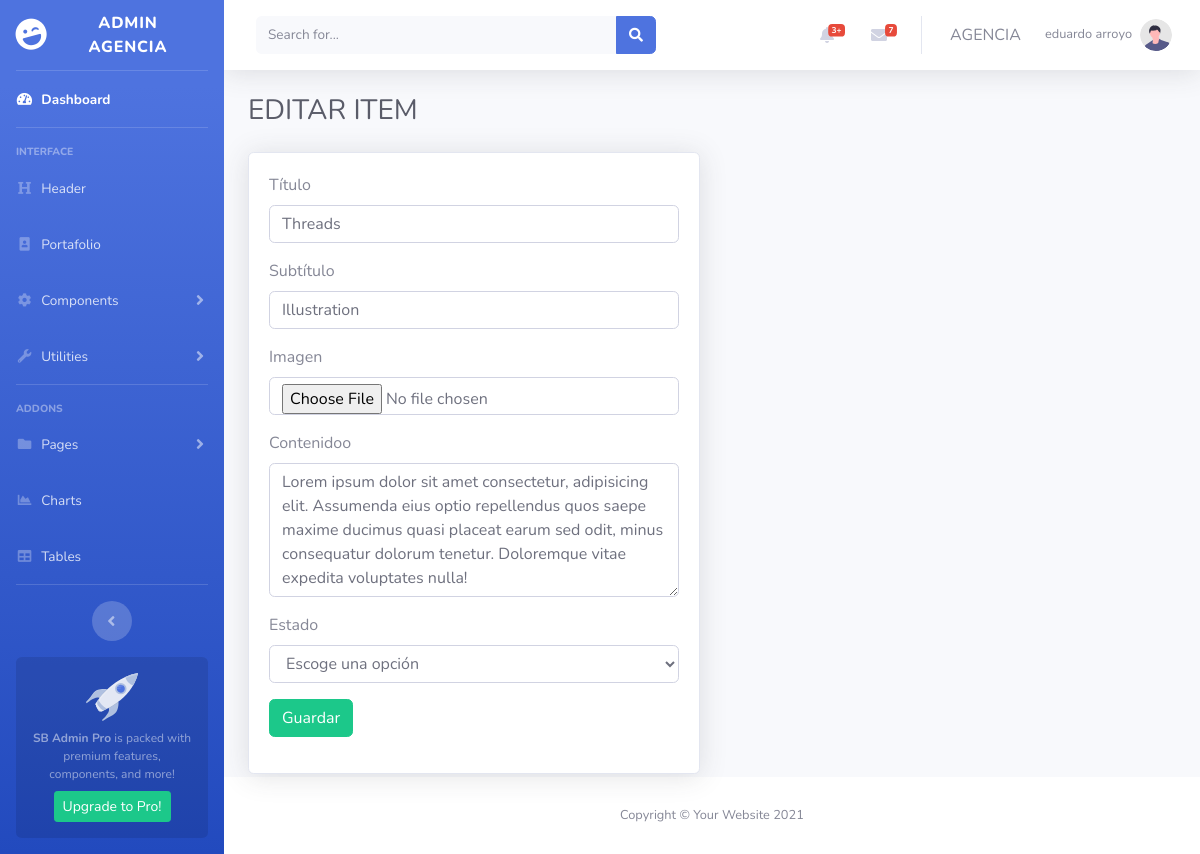
Page /admin/index.php?portafolio_edit=1 (signed in) on the committed database.
### tables this page shows
CREATE TABLE `portafolio` (
  `port_id` int(10) UNSIGNED NOT NULL,
  `port_titulo` varchar(20) NOT NULL,
  `port_subtitulo` varchar(20) NOT NULL,
  `port_img` text NOT NULL,
  `port_contenido` text NOT NULL,
  `port_fecha` date NOT NULL,
  `port_user_id` int(11) NOT NULL,
  `port_status` varchar(20) DEFAULT NULL,
  `port_vistas` int(11) DEFAULT 0
);

### resources/controllers/helpers.php (called while the page is built, shortened)
<?php
    function query($consulta){
        global $conexion;
        return mysqli_query($conexion, $consulta);
    }
    function fetch_array($query){
        return mysqli_fetch_array($query);
    }
    function limpiar_string($str){
        global $conexion;
        return mysqli_real_escape_string($conexion, $str);
    }
    function get_data_anyTable($tabla, $campo, $id){
        $query = query("SELECT * FROM {$tabla} WHERE {$campo} = {$id}");
        return fetch_array($query);
    }
?>

### resources/views/back/portafolio_edit.php (the view, shortened to what this page needs)
<div class="container-fluid">
    <div class="d-sm-flex align-items-center justify-content-between mb-4">
        <h1 class="h3 mb-0 text-gray-800">EDITAR ITEM</h1>
    </div>
    <div class="row">
        <div class="col-md-6">
            <div class="card shadow">
                <div class="card-body">
                    <?php
                        if(isset($_GET['portafolio_edit'])){
                            $id = limpiar_string(trim($_GET['portafolio_edit']));
                            $fila = get_data_anyTable('portafolio', 'port_id', $id);
                        }
                    ?>
                    <form method="post" enctype="multipart/form-data">
                        <div class="form-group">
                            <label for="port_titulo">Título</label>
                            <input type="text" class="form-control" name="port_titulo" id="port_titulo" value="<?php echo $fila['port_titulo']; ?>">
                        </div>
                        <div class="form-group">
                            <label for="port_subtitulo">Subtítulo</label>
                            <input type="text" class="form-control" name="port_subtitulo" id="port_subtitulo" value="<?php echo $fila['port_subtitulo']; ?>">
                        </div>
                        <div class="form-group">
                            <label for="port_img">Imagen</label>
                            <input type="file" class="form-control" name="port_img" id="port_img">
                        </div>
                        <div class="form-group">
                            <label for="port_contenido">Contenidoo</label>
                            <textarea name="port_contenido" id="port_contenido" cols="30" rows="5" class="form-control"><?php echo $fila['port_contenido']; ?></textarea>
                        </div>
                        <div class="form-group">
                            <label for="port_status">Estado</label>
                            <select name="port_status" id="port_status" class="form-control">
                                <option value="" selected disabled>Escoge una opción</option>
                            </select>
                        </div>
                        <div class="form-group">
                            <input type="submit" value="Guardar" name="guardar" class="btn btn-success">
                        </div>
                    </form>
                </div>
            </div>
        </div>
    </div>
</div>

### rows in the picture
portafolio: port_titulo "Threads", port_subtitulo "Illustration", port_contenido "Lorem ipsum dolor sit amet consectetur, adipisicing elit. Assumenda eius optio repellendus quos saepe maxime ducimus quasi placeat earum sed odit, minus consequatur dolorum tenetur. Doloremque vitae expedita voluptates nulla!"

### other values in the picture
$_SESSION['user_nombres'] "eduardo"
$_SESSION['user_apellidos'] "arroyo"
